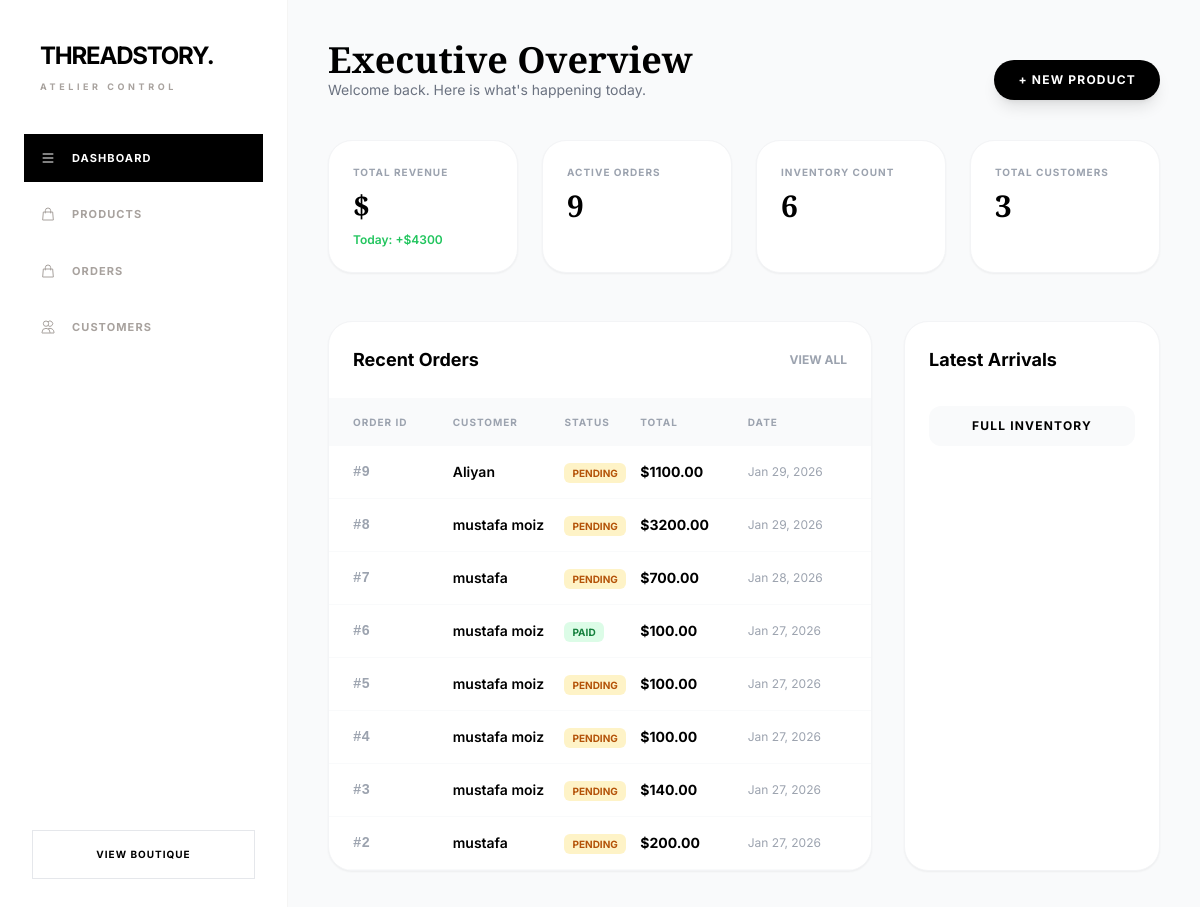
Page /admin-panel/ on the committed database.
### cart/models.py (models this page shows, shortened)
class Order(models.Model):
    STATUS_PENDING = "pending"
    STATUS_DISPATCHED = "order_dispatched"
    STATUS_COMPLETED = "completed"
    STATUS_CHOICES = [
        (STATUS_PENDING, "Pending"),
        (STATUS_DISPATCHED, "Order Dispatched"),
        (STATUS_COMPLETED, "Completed"),
    ]
    customer = models.ForeignKey(
        Customer, on_delete=models.CASCADE, null=True, blank=True
    )
    shipping_address = models.CharField(max_length=255)
    created_at = models.DateTimeField(auto_now_add=True)
    updated_at = models.DateTimeField(auto_now=True)
    is_paid = models.BooleanField(default=False)
    city = models.CharField(max_length=100, blank=True)
    state = models.CharField(max_length=100, blank=True)
    zip_code = models.CharField(max_length=20, blank=True)
    total_amount = models.DecimalField(max_digits=12, decimal_places=2, default=0)
    status = models.CharField(
        max_length=20, choices=STATUS_CHOICES, default=STATUS_PENDING
    )
    class Meta:
        ordering = ["-created_at"]

### user_register/models.py (models this page shows, shortened)
class Customer(models.Model):
    DELIVERY_CHOICES = [
        ('home', 'Home Delivery'),
        ('pickup', 'Store Pickup'),
    ]
    first_name = models.CharField(max_length=100)
    last_name = models.CharField(max_length=100, default='NA')
    email = models.EmailField(unique=True)
    phone_regex = RegexValidator(
        regex=r'^03\d{9}$',
        message='Enter valid Pakistani number (03XXXXXXXXX)'
    )
    phone_number = models.CharField(
        max_length=11,
        unique=True,
        validators=[phone_regex]
    )
    delivery_type = models.CharField(
        max_length=10,
        choices=DELIVERY_CHOICES
    )
    address = models.TextField(blank=True)
    created_at = models.DateTimeField(auto_now_add=True)
    updated_at = models.DateTimeField(auto_now=True)
    delivery_type = models.CharField(
        max_length=10,
        choices=DELIVERY_CHOICES,
        default='home'  # <--- add this
)

### cart/dashboard.py (the view)
# urls.py: path("admin-panel/", admin_dashboard, name="dashboard_analytics"),
def admin_dashboard(request):
    today_date = now().date()
    month_start = today_date.replace(day=1)
    stats = Order.objects.aggregate(
        total_count=Count('id'),
        paid_count=Count('id', filter=Q(is_paid=True)),
        total_revenue=Sum('total_amount'),
        today_revenue=Sum('total_amount', filter=Q(created_at__date=today_date))
    )
    top_products = OrderItem.objects.values(
        "product__name", "product__image"
    ).annotate(total_sold=Sum("quantity")).order_by("-total_sold")[:5]
    context = {
        "total_revenue": stats['total_revenue'] or 0,
        "active_orders": stats['total_count'] or 0,
        "today_sales": stats['today_revenue'] or 0,
        "total_products": Product.objects.count(),
        "total_customers": Customer.objects.count(),
        "recent_orders": Order.objects.select_related("customer").order_by("-created_at")[:8],
        "top_products": top_products,
    }
    return render(request, "admin_dashboard.html", context)

### templates/admin_dashboard.html (shortened to what this page needs)
<!DOCTYPE html>
<html lang="en">
<head>
    {% load static %}
    <script src="https://cdn.tailwindcss.com"></script>
    <link rel="stylesheet" href="https://cdnjs.cloudflare.com/ajax/libs/font-awesome/6.4.0/css/all.min.css">
</head>
<body class="flex">
    <aside class="w-72 h-screen sticky top-0 bg-white border-r border-stone-100 flex flex-col z-50">
        <div class="p-10">
            <h1 class="font-playfair text-2xl font-bold tracking-tighter transition-all">
                THREADSTORY<span class="text-gold">.</span>
            </h1>
            <p class="text-[9px] tracking-[0.4em] text-stone-400 mt-2 uppercase font-bold">Atelier Control</p>
        </div>
        <nav class="flex-1 px-6 space-y-2">
            <a href="{% url 'dashboard_analytics' %}" class="sidebar-link active flex items-center gap-4 py-4 px-4 text-[11px] font-bold tracking-widest uppercase">
                <svg class="w-4 h-4" fill="none" stroke="currentColor" viewBox="0 0 24 24"><path stroke-width="1.5" d="M4 6h16M4 12h16M4 18h16"></path></svg>
                Dashboard
            </a>
            <a href="{% url 'index' %}" class="sidebar-link flex items-center gap-4 py-4 px-4 text-[11px] font-bold tracking-widest uppercase text-stone-400 hover:text-dark">
                <svg class="w-4 h-4" fill="none" stroke="currentColor" viewBox="0 0 24 24"><path stroke-width="1.5" d="M16 11V7a4 4 0 00-8 0v4M5 9h14l1 12H4L5 9z"></path></svg>
                Products
            </a>
            <a href="{% url 'admin_orders' %}" class="sidebar-link flex items-center gap-4 py-4 px-4 text-[11px] font-bold tracking-widest uppercase text-stone-400 hover:text-dark">
                <svg class="w-4 h-4" fill="none" stroke="currentColor" viewBox="0 0 24 24"><path stroke-width="1.5" d="M16 11V7a4 4 0 00-8 0v4M5 9h14l1 12H4L5 9z"></path></svg>
                Orders
            </a>
            <a href="{% url 'admin_customers' %}" class="sidebar-link flex items-center gap-4 py-4 px-4 text-[11px] font-bold tracking-widest uppercase text-stone-400 hover:text-dark">
                <svg class="w-4 h-4" fill="none" stroke="currentColor" viewBox="0 0 24 24"><path stroke-width="1.5" d="M12 4.354a4 4 0 110 5.292M15 21H3v-1a6 6 0 0112 0v1zm0 0h6v-1a6 6 0 00-9-5.197M13 7a4 4 0 11-8 0 4 4 0 018 0z"></path></svg>
                Customers
            </a>
        </nav>
        <div class="p-8">
            <a href="/" class="block text-center py-4 border border-dark text-[10px] font-bold tracking-widest uppercase hover:bg-dark hover:text-gray-400 transition-all">
                View Boutique
            </a>
        </div>
    </aside>
    <main class="flex-1 p-10 overflow-y-auto">
        <header class="flex justify-between items-end mb-10">
            <div>
                <h2 class="font-display text-4xl font-bold">Executive Overview</h2>
                <p class="text-gray-500 text-sm">Welcome back. Here is what's happening today.</p>
            </div>
            <button onclick="document.getElementById('add-modal').classList.remove('hidden')"
                class="bg-black text-white px-6 py-3 rounded-full text-xs font-bold tracking-widest hover:bg-gray-800 transition shadow-lg">
                + NEW PRODUCT
            </button>
        </header>
        <div class="grid grid-cols-1 md:grid-cols-4 gap-6 mb-12">
            <div class="bg-white p-6 rounded-3xl border border-gray-100 shadow-sm">
                <p class="text-[10px] font-bold text-gray-400 tracking-widest uppercase">Total Revenue</p>
                <h3 class="text-3xl font-display font-bold mt-2">${{ total_sales|floatformat:2 }}</h3>
                <p class="text-xs text-green-500 mt-2 font-semibold">Today: +${{ today_sales }}</p>
            </div>
            <div class="bg-white p-6 rounded-3xl border border-gray-100 shadow-sm">
                <p class="text-[10px] font-bold text-gray-400 tracking-widest uppercase">Active Orders</p>
                <h3 class="text-3xl font-display font-bold mt-2">{{ active_orders  }}</h3>
            </div>
            <div class="bg-white p-6 rounded-3xl border border-gray-100 shadow-sm">
                <p class="text-[10px] font-bold text-gray-400 tracking-widest uppercase">Inventory Count</p>
                <h3 class="text-3xl font-display font-bold mt-2">{{ total_products }}</h3>
            </div>
            <div class="bg-white p-6 rounded-3xl border border-gray-100 shadow-sm">
                <p class="text-[10px] font-bold text-gray-400 tracking-widest uppercase">Total Customers</p>
                <h3 class="text-3xl font-display font-bold mt-2">{{ total_customers }}</h3>
            </div>
        </div>
        <div class="grid lg:grid-cols-3 gap-8">
            <div id="orders"
                class="lg:col-span-2 bg-white rounded-3xl border border-gray-100 shadow-sm overflow-hidden">
                <div class="p-6 border-b border-gray-50 flex justify-between items-center">
                    <h4 class="font-bold text-lg">Recent Orders</h4>
                    <a href="#" class="text-xs font-bold text-gray-400 hover:text-black">VIEW ALL</a>
                </div>
                <table class="w-full text-left">
                    <thead class="bg-gray-50 text-[10px] uppercase tracking-widest text-gray-400">
                        <tr>
                            <th class="px-6 py-4">Order ID</th>
                            <th>Customer</th>
                            <th>Status</th>
                            <th>Total</th>
                            <th class="px-6">Date</th>
                        </tr>
                    </thead>
                    <tbody class="text-sm">
                        {% for order in recent_orders %}
                        <tr class="border-b border-gray-50 hover:bg-gray-50 transition">
                            <td class="px-6 py-4 font-mono font-bold text-gray-400">#{{ order.id }}</td>
                            <td class="font-semibold">{{ order.customer.first_name }}</td>
                            <td>
                                {% if order.is_paid %}
                                <span
                                    class="px-2 py-1 bg-green-100 text-green-700 text-[10px] font-bold rounded-md">PAID</span>
                                {% else %}
                                <span
                                    class="px-2 py-1 bg-amber-100 text-amber-700 text-[10px] font-bold rounded-md">PENDING</span>
                                {% endif %}
                            </td>
                            <td class="font-bold">${{ order.total_amount }}</td>
                            <td class="px-6 text-gray-400 text-xs">{{ order.created_at|date:"M d, Y" }}</td>
                        </tr>
                        {% endfor %}
                    </tbody>
                </table>
            </div>
            <div id="inventory" class="bg-white rounded-3xl border border-gray-100 shadow-sm p-6">
                <h4 class="font-bold text-lg mb-6">Latest Arrivals</h4>
                <a href="{% url 'home' %}"
                    class="block text-center mt-8 py-3 bg-gray-50 rounded-xl text-xs font-bold tracking-widest hover:bg-black hover:text-white transition">FULL
                    INVENTORY</a>
            </div>
        </div>
    </main>
</body>
</html>

### templates/admin_dashboard.html (style rules this page uses)
body { font-family: 'Inter', sans-serif; background-color: #f9fafb; }
.font-display { font-family: 'Playfair Display', serif; }
.sidebar-link.active { background: #000; color: #fff; }

### rows in the picture
Order: id "9", customer.first_name "Aliyan", is_paid "PENDING", total_amount "1100.00", created_at "Jan 29, 2026"
Order: id "8", customer.first_name "mustafa moiz", is_paid "PENDING", total_amount "3200.00", created_at "Jan 29, 2026"
Order: id "7", customer.first_name "mustafa", is_paid "PENDING", total_amount "700.00", created_at "Jan 28, 2026"
Order: id "6", customer.first_name "mustafa moiz", is_paid "PAID", total_amount "100.00", created_at "Jan 27, 2026"
Order: id "5", customer.first_name "mustafa moiz", is_paid "PENDING", total_amount "100.00", created_at "Jan 27, 2026"
Order: id "4", customer.first_name "mustafa moiz", is_paid "PENDING", total_amount "100.00", created_at "Jan 27, 2026"
Order: id "3", customer.first_name "mustafa moiz", is_paid "PENDING", total_amount "140.00", created_at "Jan 27, 2026"
Order: id "2", customer.first_name "mustafa", is_paid "PENDING", total_amount "200.00", created_at "Jan 27, 2026"

### other values in the picture
{{ today_sales }} "4300"
{{ active_orders }} "9"
{{ total_products }} "6"
{{ total_customers }} "3"
